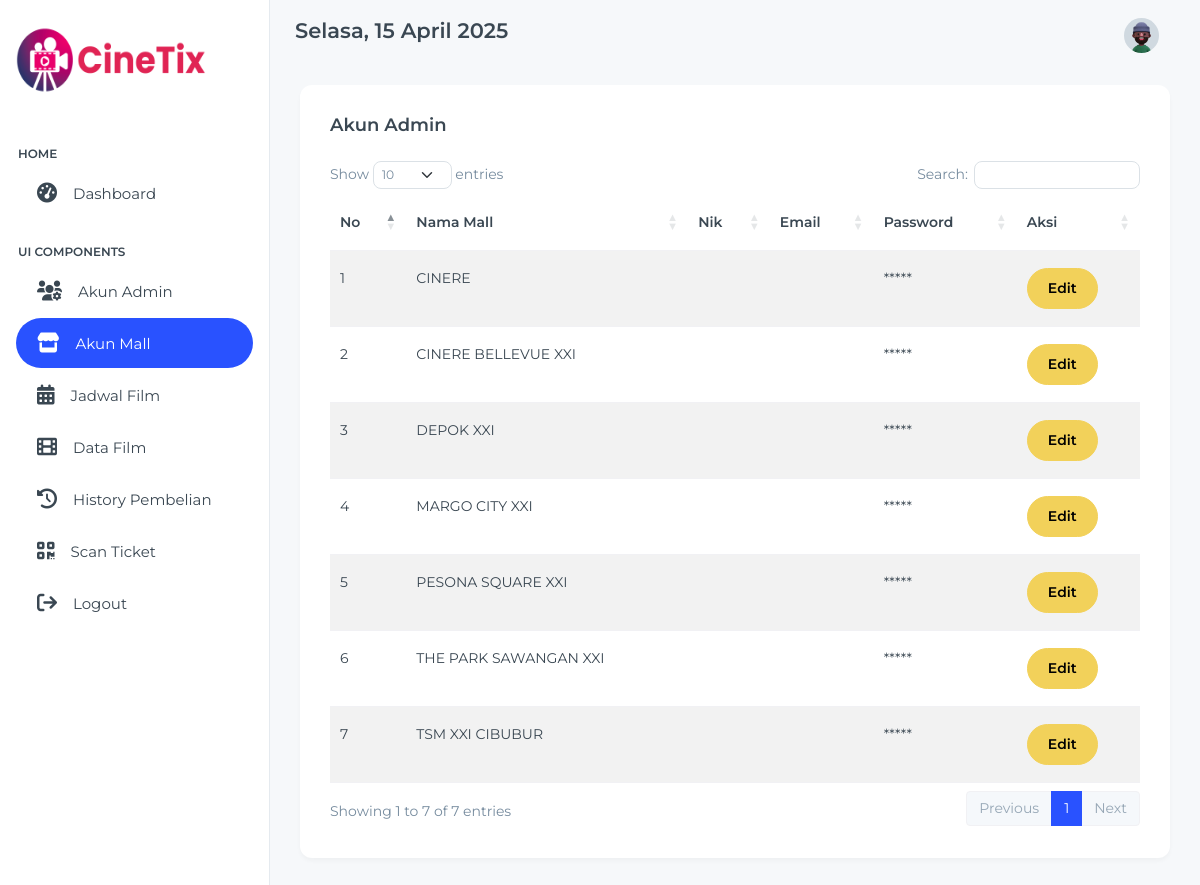
The page /admin/akun-mall.php on the database as committed earlier.
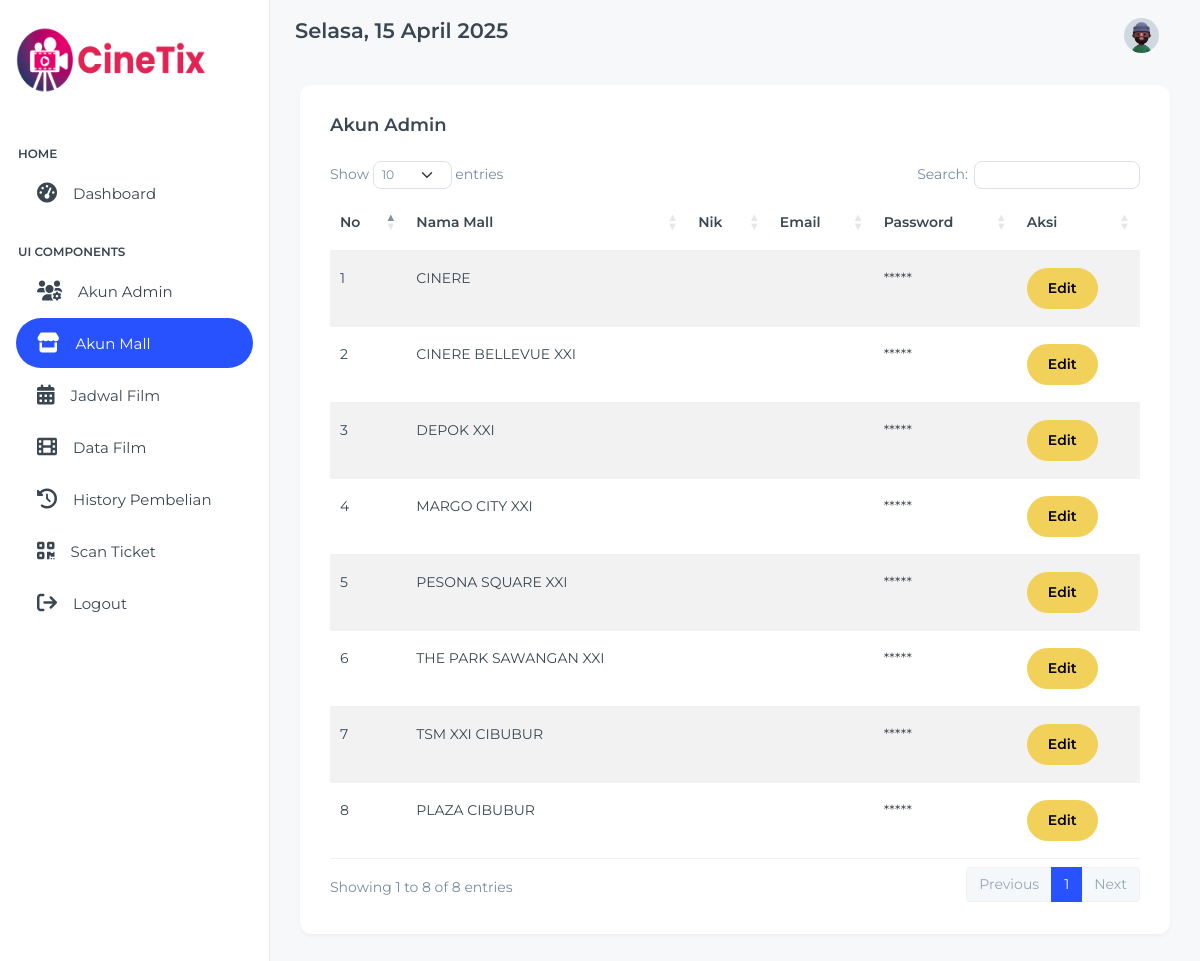
The same page on the database as committed later.
### tables this page shows
CREATE TABLE `akun_mall` (
  `id` int NOT NULL,
  `email` varchar(255) NOT NULL,
  `password` varchar(231) NOT NULL,
  `nama_mall` varchar(231) NOT NULL,
  `nik` varchar(231) NOT NULL
);

### admin/akun-mall.php (the view, shortened to what this page needs)
<!doctype html>
<html lang="en">
<head>
  <link rel="stylesheet" href="../../node_modules/simplebar/dist/simplebar.min.css">
  <link rel="stylesheet" href="../assets/css/styles.min.css" />
  <link rel="stylesheet" href="https://cdn.jsdelivr.net/npm/sweetalert2@11.4.0/dist/sweetalert2.min.css">
</head>
<body>
  <div class="page-wrapper" id="main-wrapper" data-layout="vertical" data-navbarbg="skin6" data-sidebartype="full"
    data-sidebar-position="fixed" data-header-position="fixed">
    <aside class="left-sidebar">
      <div>
        <div class="brand-logo d-flex align-items-center justify-content-between">
          <a href="./admin.php" class="text-nowrap logo-img">
          </a>
        </div>
        <?php include 'components/sidebar.php' ?>
      </div>
    </aside>
    <div class="body-wrapper">
      <?php include 'components/header.php' ?>
      <?php
      include '../koneksi.php';
      $sql = "SELECT * FROM akun_mall ORDER BY id ASC";
      $result = $conn->query($sql);
      ?>
<div class="container-fluid">
  <div class="card">
    <div class="card-body">
      <h5 class="card-title fw-semibold mb-4">Akun Admin</h5>
      <div class="table-responsive">
        <table id="filmTable" class="table table-striped">
          <thead>
            <tr>
              <th>No</th>
              <th>Nama Mall</th>
              <th>Nik</th>
              <th>Email</th>
              <th>Password</th>
              <th>Aksi</th>
            </tr>
          </thead>
          <tbody>
            <?php
            $no = 1;
            if ($result->num_rows > 0) {
                while ($row = $result->fetch_assoc()) {
                    echo "<tr>
                            <td>{$no}</td>
                            <td>{$row['nama_mall']}</td>
                            <td>{$row['nik']}</td>
                            <td>{$row['email']}</td>
                            <td>*****</td>
                            <td>
                                <button class='btn btn-warning btn-edit'
                                        data-id='{$row['id']}'
                                        data-nama='{$row['nama_mall']}'
                                        data-nik='{$row['nik']}'
                                        data-email='{$row['email']}'
                                        data-bs-toggle='modal'
                                        data-bs-target='#modalTambahJadwal'>
                                    Edit
                                </button>
                            </td>
                          </tr>";
                    $no++;
                }
            } else {
                echo "<tr><td colspan='6' class='text-center'>Tidak ada data</td></tr>";
            }
            ?>
          </tbody>
        </table>
      </div>
    </div>
  </div>
</div>
    </div>
  </div>
  <link href="https://cdn.datatables.net/1.13.6/css/dataTables.bootstrap5.min.css" rel="stylesheet" />
</body>
</html>

### admin/components/sidebar.php (shortened to what this page needs)
<link href="https://cdnjs.cloudflare.com/ajax/libs/font-awesome/6.0.0-beta3/css/all.min.css" rel="stylesheet">
<aside class="left-sidebar">
  <div>
    <div class="brand-logo d-flex align-items-center justify-content-between">
      <a href="./admin.php" class="text-nowrap logo-img">
        <img src="../img/logologin.png" alt="" width="190px" height="120px"/>
      </a>
    </div>
    <nav class="sidebar-nav scroll-sidebar" data-simplebar="">
      <ul id="sidebarnav">
        <li class="nav-small-cap">
          <span class="hide-menu">Home</span>
        </li>
        <li class="sidebar-item">
          <a class="sidebar-link" href="./admin.php" aria-expanded="false">
            <span>
              <i class="fas fa-tachometer-alt fs-6"></i>
            </span>
            <span class="hide-menu">Dashboard</span>
          </a>
        </li>
        <li class="nav-small-cap">
          <span class="hide-menu">UI COMPONENTS</span>
        </li>
        <li class="sidebar-item">
          <a class="sidebar-link" href="akun.php" aria-expanded="false">
            <span>
              <i class="fas fa-users-cog fs-6"></i>
            </span>
            <span class="hide-menu">Akun Admin</span>
          </a>
        </li>
        <li class="sidebar-item">
          <a class="sidebar-link" href="akun-mall.php" aria-expanded="false">
            <span>
              <i class="fas fa-store fs-6"></i>
            </span>
            <span class="hide-menu">Akun Mall</span>
          </a>
        </li>
        <li class="sidebar-item">
          <a class="sidebar-link" href="jadwal.php" aria-expanded="false">
            <span>
              <i class="fas fa-calendar-alt fs-6"></i>
            </span>
            <span class="hide-menu">Jadwal Film</span>
          </a>
        </li>
        <li class="sidebar-item">
          <a class="sidebar-link" href="data_film.php" aria-expanded="false">
            <span>
              <i class="fas fa-film fs-6"></i>
            </span>
            <span class="hide-menu">Data Film</span>
          </a>
        </li>
        <li class="sidebar-item">
          <a class="sidebar-link" href="history.php" aria-expanded="false">
            <span>
              <i class="fas fa-history fs-6"></i>
            </span>
            <span class="hide-menu">History Pembelian</span>
          </a>
        </li>
        <li class="sidebar-item">
          <a class="sidebar-link" href="scan.php" aria-expanded="false">
            <span>
              <i class="fas fa-qrcode  fs-6"></i>
            </span>
            <span class="hide-menu">Scan Ticket</span>
          </a>
        </li>
        <li class="sidebar-item">
          <a class="sidebar-link" href="../logout.php" aria-expanded="false">
            <span>
              <i class="fas fa-sign-out fs-6"></i>
            </span>
            <span class="hide-menu">Logout </span>
          </a>
        </li>
      </ul>
    </nav>
  </div>
</aside>

### admin/components/header.php (shortened to what this page needs)
<header class="app-header">
        <nav class="navbar navbar-expand-lg navbar-light">
          <ul class="navbar-nav">
            <li>
                                    <h4>
                                        <div class="date">
                                        </div>
                                    </h4>
                                </li>
          </ul>
          <div class="navbar-collapse justify-content-end px-0" id="navbarNav">
            <ul class="navbar-nav flex-row ms-auto align-items-center justify-content-end">
              <li class="nav-item dropdown">
                <a class="nav-link nav-icon-hover" href="javascript:void(0)" id="drop2" data-bs-toggle="dropdown"
                  aria-expanded="false">
                  <img src="../assets/images/profile/user-1.jpg" alt="" width="35" height="35" class="rounded-circle">
                </a>
              </li>
            </ul>
          </div>
        </nav>
      </header>

Rows that differ between the two databases and show on the page:
added akun_mall: nama_mall "PLAZA CIBUBUR"
Other text that changed with them:
text written by a page script: "Show entries Search: Showing 1 to 7 of 7 entries Previous 1 Next" → "Show entries Search: Showing 1 to 8 of 8 entries Previous 1 Next"
